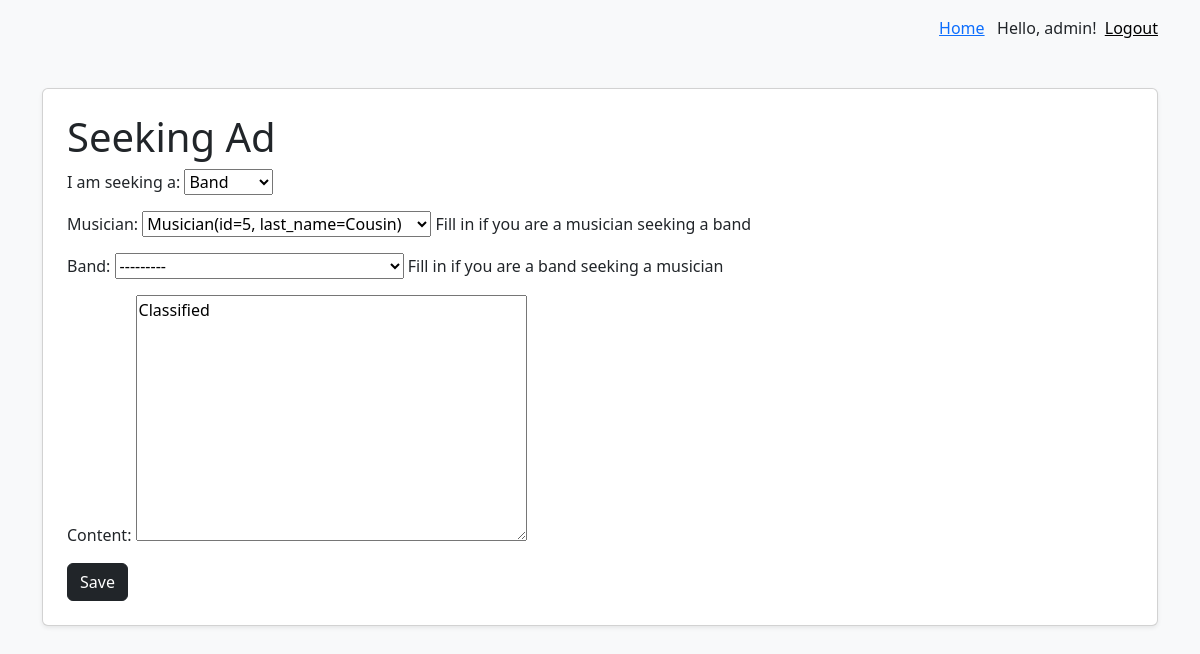
The page /content/edit-seeking-ad/5 (signed in) on the database its author committed.
### content/models.py (models this page shows, shortened)
class SeekingAd(models.Model):
    date = models.DateField(auto_now_add=True)
    owner = models.ForeignKey(User, on_delete=models.CASCADE)
    seeking = models.CharField(max_length=1, choices=MusicianBandChoice.choices)
    musician = models.ForeignKey(
        Musician, on_delete=models.SET_NULL, blank=True, null=True
    )
    band = models.ForeignKey(Band, on_delete=models.SET_NULL, blank=True, null=True)
    content = models.TextField()
    class Meta:
        ordering = [
            "date",
        ]

### content/views.py (the view)
# urls.py: path("seeking-ad/", views.seeking_ad, name="seeking_ad"),
@login_required
def seeking_ad(request, ad_id=0):
    ad = None
    if ad_id != 0:
        ad = get_object_or_404(SeekingAd, id=ad_id)
        can_edit = (
            request.user.is_staff
            or request.user.is_superuser
            or ad.owner == request.user
        )
        if not can_edit:
            return redirect("list_ads")
    if request.method == "POST":
        form = SeekingAdForm(request.POST, instance=ad, user=request.user)
        if form.is_valid():
            ad = form.save(commit=False)
            if ad_id == 0:
                ad.owner = request.user
            ad.save()
            return redirect("list_ads")
    else:
        form = SeekingAdForm(instance=ad, user=request.user)
    data = {"form": form}
    return render(request, "seeking_ad.html", data)

### content/forms.py
class SeekingAdForm(forms.ModelForm):
    class Meta:
        model = SeekingAd
        fields = [
            "seeking",
            "musician",
            "band",
            "content",
        ]
    def __init__(self, *args, **kwargs):
        user = kwargs.pop("user", None)
        super().__init__(*args, **kwargs)
        self.fields["seeking"].label = "I am seeking a"
        self.fields["musician"].help_text = (
            "Fill in if you are a musician seeking a band"
        )
        self.fields["band"].help_text = "Fill in if you are a band seeking a musician"
        if user is not None:
            if user.is_staff or user.is_superuser:
                self.fields["musician"].queryset = Musician.objects.all()
            else:
                self.fields["musician"].queryset = Musician.objects.filter(
                    userprofile__user=user
                )

### bands/models.py (called while the page is built)
    def __str__(self):
        return f"Musician(id={self.id}, last_name={self.last_name})"

    def __str__(self):
        return f"Band(id={self.id}, name={self.name})"

### templates/seeking_ad.html (shortened to what this page needs)
{% extends "base.html" %}
{% block content %}
    <h1>Seeking Ad</h1>
    <form method="post">
        {{ form.as_p }}
        <button class="btn btn-dark" type="submit">Save</button>
    </form>
{% endblock content %}

### templates/base.html (shortened to what this page needs)
<!DOCTYPE html>
<html lang="en">
<head>
    <link
        href="https://cdn.jsdelivr.net/npm/bootstrap@5.3.3/dist/css/bootstrap.min.css"
        rel="stylesheet"
>
</head>
<body class="bg-light">
    <div class="container mt-3 d-flex justify-content-end">
        <a href="{% url 'home' %}">Home</a>&nbsp;&nbsp;
        {% if user.is_authenticated %}
            Hello, {{ user.username }}! &nbsp;
            <form id="logout-form" method="post" action="{% url 'logout' %}">
                <button type="submit" style="background: none; border:none; cursor:pointer; padding:0; text-decoration: underline;">
                    Logout
                </button>
            </form>
        {% else %}
            <a href="{% url 'login' %}">Login</a>
        {% endif %}
    </div>
    <main class="container my-5">
        <div class="card shadow-sm p-4 bg-white rounded">
            {% block content %}
            {% endblock content %}
        </div>
    </main>
</body>
</html>

### rows shown on the page
SeekingAd: seeking "Band", musician "Musician(id=5, last_name=Cousin)", band "---------", content "Classified"

### other values the page prints
{{ user.username }} "admin"
